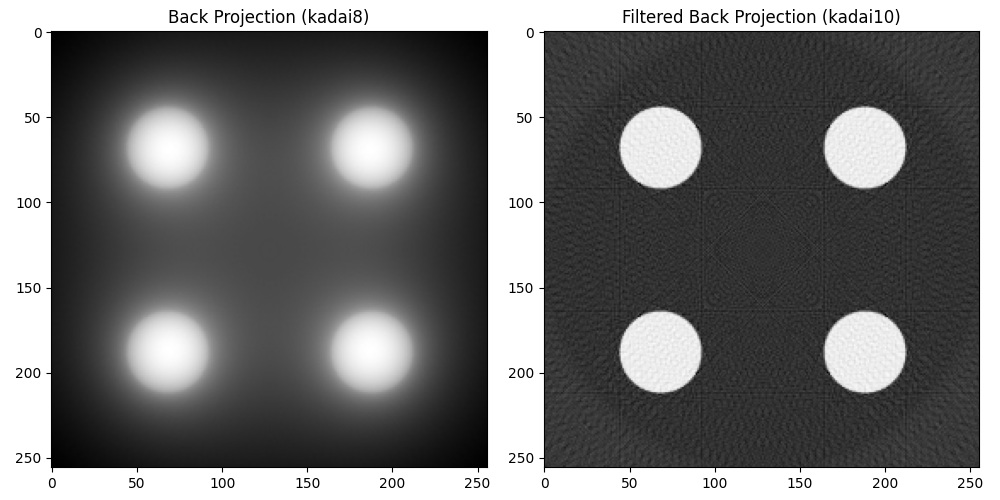

This chart was generated by the following Python code:
import numpy as np
import matplotlib
matplotlib.use('Agg')
import matplotlib.pyplot as plt

N = 256

j_arr = np.arange(N) - 128
i_arr = np.arange(N) - 128
x_grid, y_grid = np.meshgrid(j_arr, i_arr)

def back_project(sinogram):
    ar = np.zeros((N, N))
    for k in range(N):
        teta = 2.0 * np.pi * k / N
        X = x_grid * np.cos(teta) + y_grid * np.sin(teta)
        j_idx = np.round(X + N / 2).astype(int)
        valid = (j_idx >= 0) & (j_idx < N)
        ar[valid] += sinogram[k, j_idx[valid]]
    return ar

# Filtered back projection using Shepp-Logan filtered sinogram (kadai9)
gm = np.fromfile('kadai9.raw').reshape((N, N))
ar_fbp = back_project(gm)

# Simple back projection using original sinogram (kadai8) for comparison
sino = np.fromfile('kadai7.raw').reshape((N, N))
ar_bp = back_project(sino)

# Comparison figure
fig, axes = plt.subplots(1, 2, figsize=(10, 5))
axes[0].imshow(ar_bp, cmap='gray')
axes[0].set_title('Back Projection (kadai8)')
axes[1].imshow(ar_fbp, cmap='gray')
axes[1].set_title('Filtered Back Projection (kadai10)')
plt.tight_layout()
plt.savefig('kadai10.png', dpi=100)
plt.close()
